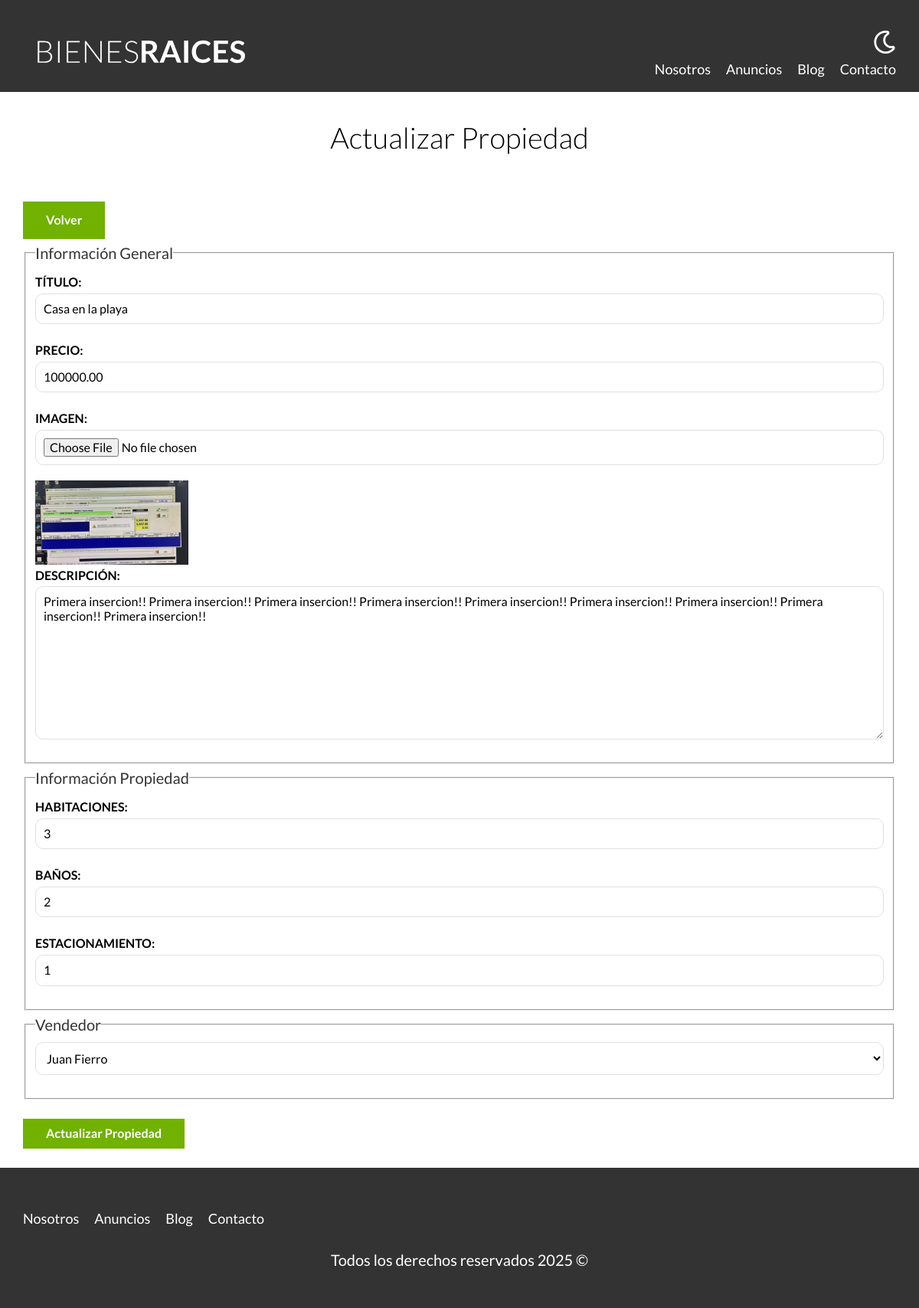
/admin/propiedades/actualizar.php?id=1 (signed in), run on the app's committed database.
### tables this page shows
CREATE TABLE `propiedades` (
  `id` int NOT NULL AUTO_INCREMENT,
  `titulo` varchar(45) DEFAULT NULL,
  `precio` decimal(10,2) DEFAULT NULL,
  `imagen` varchar(200) DEFAULT NULL,
  `descripcion` longtext,
  `habitaciones` int DEFAULT NULL,
  `wc` int DEFAULT NULL,
  `estacionamiento` int DEFAULT NULL,
  `creado` date DEFAULT NULL,
  `vendedorId` int NOT NULL,
  PRIMARY KEY (`id`)
);

CREATE TABLE `vendedores` (
  `id` int NOT NULL AUTO_INCREMENT,
  `nombre` varchar(45) DEFAULT NULL,
  `apellido` varchar(45) DEFAULT NULL,
  `telefono` varchar(10) DEFAULT NULL,
  PRIMARY KEY (`id`)
);

### admin/propiedades/actualizar.php (the view, shortened to what this page needs)
<?php
    $id = $_GET['id'];
    $id = filter_var($id, FILTER_VALIDATE_INT);
    $db = conectarDB();
    $consulta = "SELECT * FROM propiedades WHERE id = {$id}";
    $resultado = mysqli_query($db, $consulta);
    $propiedad = mysqli_fetch_assoc($resultado);
    $consulta = "SELECT * FROM vendedores";
    $resultado = mysqli_query($db, $consulta);
    $titulo = $propiedad['titulo'];
    $precio = $propiedad['precio'];
    $descripcion = $propiedad['descripcion'];
    $habitaciones = $propiedad['habitaciones'];
    $wc = $propiedad['wc'];
    $estacionamiento = $propiedad['estacionamiento'];
    $vendedorId = $propiedad['vendedorId'];
    $imagenPropiedad = $propiedad['imagen'];
?>
    <main class="contenedor seccion">
        <h1>Actualizar Propiedad</h1>
        <a href="/admin" class="boton boton-verde" >Volver</a>
        <form class="formulario" method="POST" enctype="multipart/form-data">
          <fieldset>
            <legend>Información General</legend>
            <label for="titulo">Título:</label>
            <input type="text" id="titulo" name="titulo" placeholder="Título Propiedad" value="<?php echo $titulo; ?>">
            <label for="precio">Precio:</label>
            <input type="number" id="precio" name="precio" placeholder="Precio Propiedad" value="<?php echo $precio; ?>">
            <label for="imagen">Imagen:</label>
            <input type="file" id="imagen" accept="image/jpeg, image/png" name="imagen">
            <img src="/imagenes/<?php echo $imagenPropiedad ?>" class="imagen-small">
            <label for="descripcion">Descripción:</label>
            <textarea id="descripcion" name="descripcion" placeholder="Descripción Propiedad"><?php echo $descripcion; ?></textarea>
          </fieldset>
          <fieldset>
            <legend>Información Propiedad</legend>
            <label for="habitaciones">Habitaciones:</label>
            <input type="number" id="habitaciones" name="habitaciones" placeholder="Ej: 3" min="1" max="9" value="<?php echo $habitaciones; ?>">
            <label for="wc">Baños:</label>
            <input type="number" id="wc" name="wc" placeholder="Ej: 3" min="1" max="9" value="<?php echo $wc; ?>">
            <label for="estacionamiento">Estacionamiento:</label>
            <input type="number" id="estacionamiento" name="estacionamiento" placeholder="Ej: 3" min="1" max="9" value="<?php echo $estacionamiento; ?>">
          </fieldset>
          <fieldset>
            <legend>Vendedor</legend>
            <select name="vendedor">
              <?php while($vendedor = mysqli_fetch_assoc($resultado)) : ?>
                <option <?php echo $vendedorId === $vendedor['id'] ? 'selected' : ''; ?> value="<?php echo $vendedor['id'];?>"> <?php echo $vendedor['nombre'] . " " . $vendedor['apellido']; ?></option>
              <?php endwhile; ?>
            </select>
          </fieldset>
          <input type="submit" value="Actualizar Propiedad" class="boton boton-verde">
        </form>
    </main>

### build/css/app.css (style rules this page uses)
html { -webkit-text-size-adjust:100%;line-height:1.15 }
body { margin:0 }
main { display:block }
h1 { font-size:2em;margin:.67em 0 }
a { background-color:transparent }
img { border-style:none }
button,input,optgroup,select,textarea { font-family:inherit;font-size:100%;line-height:1.15;margin:0 }
button,input { overflow:visible }
button,select { text-transform:none }
[type=button],[type=reset],[type=submit],button { -webkit-appearance:button }
fieldset { padding:.35em .75em .625em }
legend { box-sizing:border-box;color:inherit;display:table;max-width:100%;padding:0;white-space:normal }
textarea { overflow:auto }
html { box-sizing:border-box;font-size:62.5% }
*,:after,:before { box-sizing:inherit }
body { font-family:Lato,sans-serif;font-size:1.6rem;line-height:1.8 }
.contenedor { margin:0 auto;max-width:120rem;width:95% }
a { text-decoration:none }
img,picture { display:block;width:100% }
h1,h2,h3 { font-family:Lato,sans-serif;font-weight:300;margin:2.5rem 0;text-align:center }
h1 { font-size:3.8rem }
.seccion { margin-bottom:2.5rem;margin-top:2.5rem }
.boton-verde { background-color:#71b100;border:none;color:#fff;display:inline-block;font-weight:700;margin-top:2.5rem;padding:1rem 3rem;text-align:center;text-decoration:none }
.imagen-small { width:20rem }
.formulario legend { color:#333;font-size:2rem }
.formulario label { display:block;font-weight:700;text-transform:uppercase }
.formulario input:not([type=submit]),.formulario select,.formulario textarea { background-color:#fff;border:1px solid #e1e1e1;border-radius:1rem;display:block;margin-bottom:2rem;padding:1rem;width:100% }
.formulario textarea { height:20rem }

### data on the page
propiedades: titulo "Casa en la playa", precio "100000.00", imagen (picture), descripcion "Primera insercion!! Primera insercion!! Primera insercion!! Primera insercion!! Primera insercion!! Primera insercion!! Primera insercion!! Primera insercion!! Primera insercion!!", habitaciones "3", wc "2", estacionamiento "1", vendedor "Juan Fierro"
